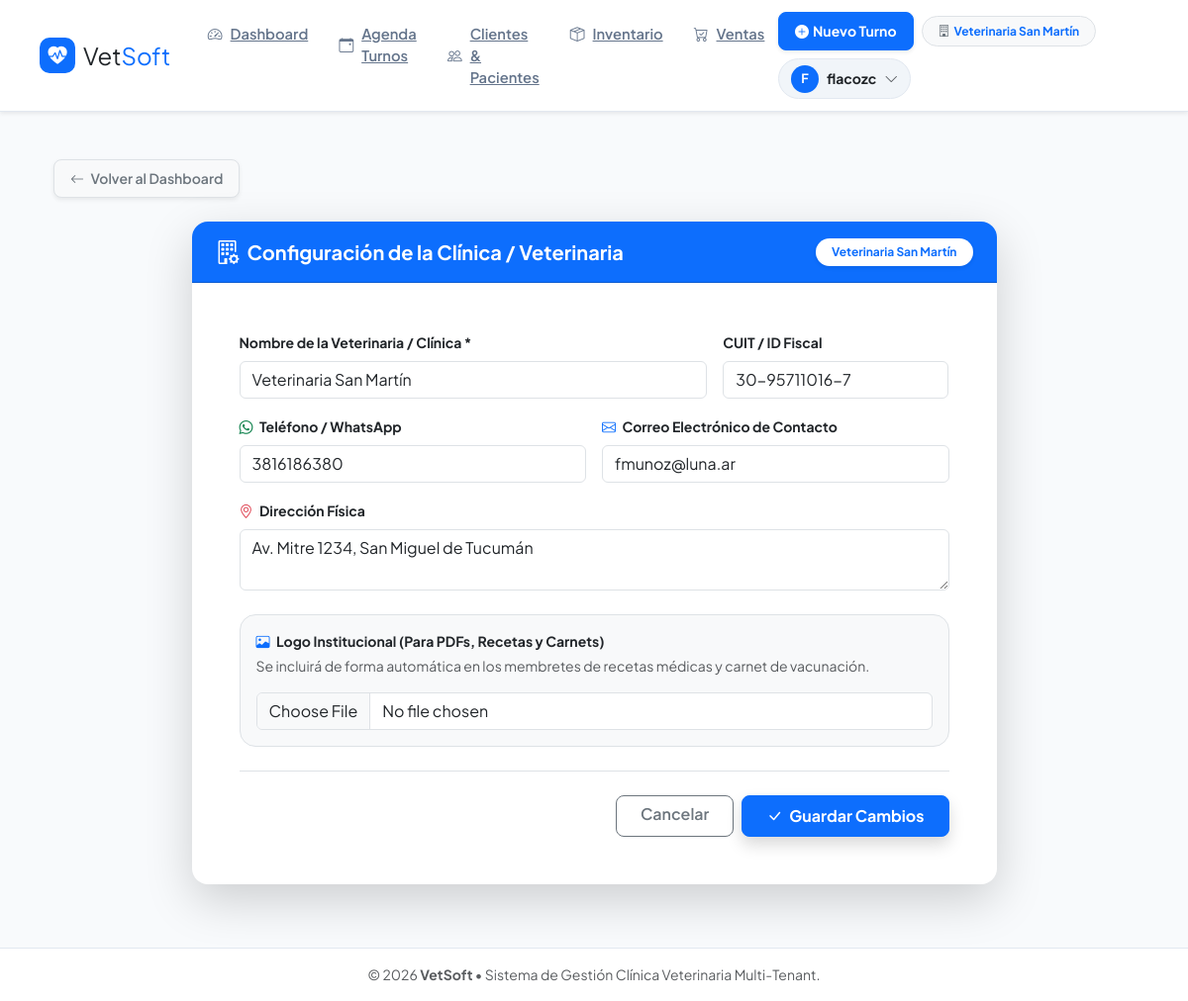
The app's page /usuarios/mi-veterinaria/ (signed in) with its own data.
### apps/usuarios/models.py (models this page shows, shortened)
class Veterinaria(models.Model):
    nombre = models.CharField(max_length=150, verbose_name="Nombre de la Veterinaria / Clínica")
    cuit_rif = models.CharField(max_length=20, blank=True, null=True, verbose_name="CUIT / ID Fiscal")
    telefono = models.CharField(max_length=30, blank=True, null=True)
    direccion = models.TextField(blank=True, null=True)
    email_contacto = models.EmailField(blank=True, null=True)
    logo = models.ImageField(upload_to='logos_veterinarias/', blank=True, null=True, verbose_name="Logo Institucional")
    creado = models.DateTimeField(auto_now_add=True)
    activo = models.BooleanField(default=True)
    class Meta:
        verbose_name = "Veterinaria"
        verbose_name_plural = "Veterinarias"

### apps/usuarios/views.py (the view)
# urls.py: path('mi-veterinaria/', views.configurar_veterinaria, name='configurar_veterinaria'),
@login_required
def configurar_veterinaria(request):
    vet = _get_veterinaria(request)
    if not vet:
        messages.error(request, "No tienes una veterinaria asociada para configurar.")
        return redirect('dashboard')
    if request.method == 'POST':
        form = ConfigVeterinariaForm(request.POST, request.FILES, instance=vet)
        if form.is_valid():
            form.save()
            messages.success(request, "Los datos de la veterinaria se actualizaron correctamente.")
            return redirect('usuarios:configurar_veterinaria')
        else:
            messages.error(request, "Error al guardar los datos. Por favor revisa el formulario.")
    else:
        form = ConfigVeterinariaForm(instance=vet)
    return render(request, 'usuarios/config_veterinaria.html', {'form': form, 'veterinaria': vet})

### apps/usuarios/views.py (called while the page is built, shortened)
def _get_veterinaria(request):
    if hasattr(request, 'veterinaria') and request.veterinaria:
        return request.veterinaria

### templates/usuarios/config_veterinaria.html (shortened to what this page needs)
{% extends 'base.html' %}
{% block content %}
<div class="container my-4">
    <div class="mb-4">
        <a href="{% url 'dashboard:index' %}" class="btn btn-light btn-sm border shadow-sm px-3 py-2 fw-semibold rounded-3 text-secondary">
            <i class="bi bi-arrow-left me-1"></i> Volver al Dashboard
        </a>
    </div>
    <div class="row justify-content-center">
        <div class="col-lg-9">
            <div class="card border-0 shadow-lg rounded-4 overflow-hidden">
                <div class="card-header bg-primary text-white py-3 px-4 d-flex justify-content-between align-items-center">
                    <h3 class="card-title h5 mb-0 fw-bold d-flex align-items-center gap-2">
                        <i class="bi bi-building-gear fs-4"></i> Configuración de la Clínica / Veterinaria
                    </h3>
                    <span class="badge bg-white text-primary fw-bold px-3 py-2 rounded-pill shadow-sm">
                        {{ veterinaria.nombre }}
                    </span>
                </div>
                <div class="card-body p-4 p-md-5">
                    <form method="post" enctype="multipart/form-data">
                        <div class="row g-3 mb-3">
                            <div class="col-md-8">
                                <label class="form-label fw-bold text-dark small">Nombre de la Veterinaria / Clínica *</label>
                                {{ form.nombre }}
                            </div>
                            <div class="col-md-4">
                                <label class="form-label fw-bold text-dark small">CUIT / ID Fiscal</label>
                                {{ form.cuit_rif }}
                            </div>
                        </div>
                        <div class="row g-3 mb-3">
                            <div class="col-md-6">
                                <label class="form-label fw-bold text-dark small"><i class="bi bi-whatsapp text-success me-1"></i> Teléfono / WhatsApp</label>
                                {{ form.telefono }}
                            </div>
                            <div class="col-md-6">
                                <label class="form-label fw-bold text-dark small"><i class="bi bi-envelope text-primary me-1"></i> Correo Electrónico de Contacto</label>
                                {{ form.email_contacto }}
                            </div>
                        </div>
                        <div class="mb-4">
                            <label class="form-label fw-bold text-dark small"><i class="bi bi-geo-alt text-danger me-1"></i> Dirección Física</label>
                            {{ form.direccion }}
                        </div>
                        <div class="mb-4 p-3 bg-light rounded-4 border">
                            <label class="form-label fw-bold text-dark small d-block mb-1">
                                <i class="bi bi-image text-primary me-1"></i> Logo Institucional (Para PDFs, Recetas y Carnets)
                            </label>
                            <small class="text-muted d-block mb-3">Se incluirá de forma automática en los membretes de recetas médicas y carnet de vacunación.</small>
                            {{ form.logo }}
                        </div>
                        <div class="d-flex justify-content-end gap-2 border-top pt-4">
                            <a href="{% url 'dashboard:index' %}" class="btn btn-outline-secondary px-4 fw-semibold rounded-3">
                                Cancelar
                            </a>
                            <button type="submit" class="btn btn-primary fw-bold px-4 py-2 rounded-3 shadow">
                                <i class="bi bi-check-lg me-1"></i> Guardar Cambios
                            </button>
                        </div>
                    </form>
                </div>
            </div>
        </div>
    </div>
</div>
{% endblock %}

### templates/base.html (shortened to what this page needs)
<!DOCTYPE html>
<html lang="es">
<head>
    <link href="https://cdn.jsdelivr.net/npm/bootstrap@5.3.2/dist/css/bootstrap.min.css" rel="stylesheet">
    <link rel="stylesheet" href="https://cdn.jsdelivr.net/npm/bootstrap-icons@1.11.1/font/bootstrap-icons.css">
</head>
<body>
    <nav class="navbar navbar-expand-lg navbar-main sticky-top shadow-sm">
        <div class="container-fluid px-3 px-lg-4">
            <a class="navbar-brand fw-extrabold text-dark d-flex align-items-center gap-2 me-4" href="{% url 'dashboard:index' %}">
                <div class="navbar-brand-logo">
                    <i class="bi bi-heart-pulse-fill"></i>
                </div>
                <span class="fs-4">Vet<span class="text-primary">Soft</span></span>
            </a>
            <div class="collapse navbar-collapse" id="navbarNav">
                <ul class="navbar-nav me-auto mb-2 mb-lg-0 gap-1">
                    <li class="nav-item">
                        <a class="nav-link-custom {% if request.resolver_match.app_name == 'dashboard' %}active{% endif %}" href="{% url 'dashboard:index' %}">
                            <i class="bi bi-speedometer2"></i> Dashboard
                        </a>
                    </li>
                    <li class="nav-item">
                        <a class="nav-link-custom {% if request.resolver_match.app_name == 'turnos' %}active{% endif %}" href="{% url 'turnos:agenda_diaria' %}">
                            <i class="bi bi-calendar-event"></i> Agenda Turnos
                        </a>
                    </li>
                    <li class="nav-item">
                        <a class="nav-link-custom {% if request.resolver_match.app_name == 'clientes' or request.resolver_match.app_name == 'historia_clinica' %}active{% endif %}" href="{% url 'clientes:lista_clientes' %}">
                            <i class="bi bi-people"></i> Clientes & Pacientes
                        </a>
                    </li>
                    <li class="nav-item">
                        <a class="nav-link-custom {% if request.resolver_match.app_name == 'inventario' %}active{% endif %}" href="{% url 'inventario:lista_productos' %}">
                            <i class="bi bi-box-seam"></i> Inventario
                        </a>
                    </li>
                    <li class="nav-item">
                        <a class="nav-link-custom {% if request.resolver_match.app_name == 'ventas' %}active{% endif %}" href="{% url 'ventas:lista_ventas' %}">
                            <i class="bi bi-cart-check"></i> Ventas
                        </a>
                    </li>
                </ul>
                <div class="d-flex align-items-center gap-2 flex-wrap">
                    <a href="{% url 'turnos:nuevo_turno' %}" class="btn btn-primary btn-sm fw-bold px-3 py-2 rounded-3 shadow-sm d-inline-flex align-items-center gap-1">
                        <i class="bi bi-plus-circle-fill"></i> Nuevo Turno
                    </a>
                    {% if user.is_authenticated %}
                        <span class="badge bg-light text-primary border px-3 py-2 rounded-pill small fw-bold d-inline-flex align-items-center gap-1">
                            <i class="bi bi-building text-secondary"></i>
                            {% if request.veterinaria %}
                                {{ request.veterinaria.nombre }}
                            {% elif user.perfil and user.perfil.veterinaria %}
                                {{ user.perfil.veterinaria.nombre }}
                            {% else %}
                                Súper Admin
                            {% endif %}
                        </span>
                        <div class="dropdown">
                            <button class="btn user-dropdown-btn d-flex align-items-center gap-2" type="button" id="userMenu" data-bs-toggle="dropdown" aria-expanded="false">
                                <div class="avatar-circle">
                                    {{ user.username|slice:":1"|upper }}
                                </div>
                                <span class="fw-bold small text-dark d-none d-md-inline">{{ user.username }}</span>
                                <i class="bi bi-chevron-down small text-muted"></i>
                            </button>
                        </div>
                    {% endif %}
                </div>
            </div>
        </div>
    </nav>
    <div class="container main-container">
        {% block content %}
        {% endblock %}
    </div>
    <footer class="footer mt-auto py-3 text-center text-muted small">
        <div class="container">
            <span>&copy; {% now "Y" %} <strong>VetSoft</strong> &bull; Sistema de Gestión Clínica Veterinaria Multi-Tenant.</span>
        </div>
    </footer>
</body>
</html>

### templates/base.html (style rules this page uses)
:root { --vs-primary: #0d6efd; --vs-primary-dark: #0a58ca; --vs-dark: #0f172a; --vs-light-bg: #f8fafc; --vs-border: #e2e8f0; }
body { font-family: 'Plus Jakarta Sans', sans-serif; background-color: var(--vs-light-bg); color: #334155; display: flex; flex-direction: column; min-height: 100vh; }
.navbar-main { background-color: #ffffff; border-bottom: 1px solid var(--vs-border); padding: 0.75rem 1rem; }
.navbar-brand-logo { background-color: var(--vs-primary); color: #ffffff; width: 36px; height: 36px; border-radius: 10px; display: inline-flex; align-items: center; justify-content: center; font-size: 1.2rem; }
.nav-link-custom { color: #64748b; font-weight: 600; font-size: 0.92rem; padding: 0.5rem 0.85rem !important; border-radius: 8px; transition: all 0.2s ease; display: flex; align-items: center; gap: 0.5rem; }
.main-container { flex: 1; padding-top: 1.5rem; padding-bottom: 2.5rem; }
.user-dropdown-btn { background-color: #f1f5f9; border: 1px solid var(--vs-border); padding: 0.35rem 0.75rem; border-radius: 50px; transition: all 0.2s ease; }
.avatar-circle { width: 28px; height: 28px; background-color: var(--vs-primary); color: #ffffff; border-radius: 50%; display: inline-flex; align-items: center; justify-content: center; font-size: 0.8rem; font-weight: 700; }
.card { border-radius: 16px; }
.footer { background-color: #ffffff; border-top: 1px solid var(--vs-border); }

### records on screen
Veterinaria: veterinaria.nombre "Veterinaria San Martín", nombre "Veterinaria San Martín", cuit_rif "30-95711016-7", telefono "3816186380", email_contacto "fmunoz@luna.ar", direccion "Av. Mitre 1234, San Miguel de Tucumán"

### other values on screen
{{ user.username|slice:":1"|upper }} "F"
{{ user.username }} "flacozc"
